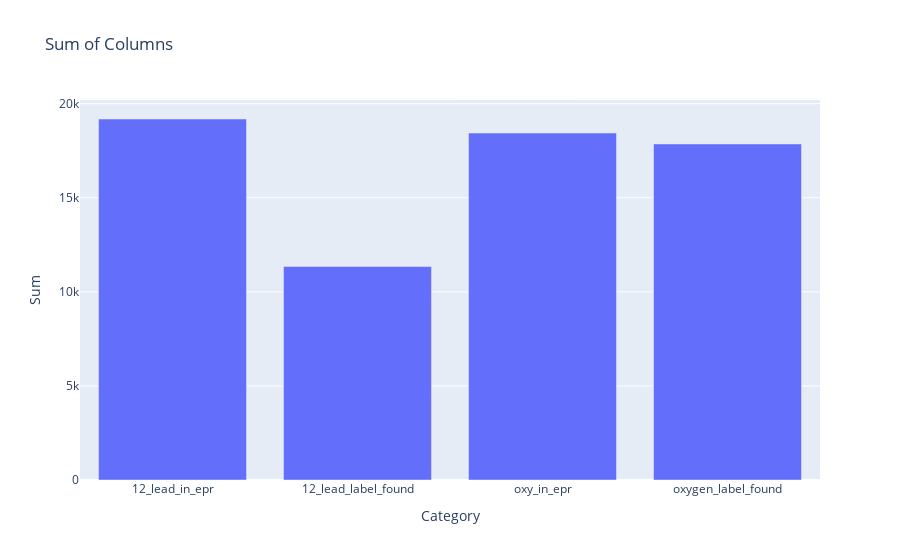

The notebook cell saved with this chart:
### Code cell
# bar_data is a pandas Series with index as labels and values as heights
fig = px.bar(
    x=bar_data.index,   # labels for the x-axis
    y=bar_data.values,  # values for the y-axis
    labels={'x': 'Category', 'y': 'Sum'},  # optional: axis labels
    title='Sum of Columns'
)
fig.show()

### Figure 1 — Plotly figure (JSON) as saved in the notebook; plotly's stock layout.template omitted (floating-point values rounded to 4 significant figures)
{"data": [{"hovertemplate": "Category=%{x}<br>Sum=%{y}<extra></extra>", "legendgroup": "", "marker": {"color": "#636efa", "pattern": {"shape": ""}}, "name": "", "orientation": "v", "showlegend": false, "textposition": "auto", "type": "bar", "x": ["12_lead_in_epr", "12_lead_label_found", "oxy_in_epr", "oxygen_label_found"], "xaxis": "x", "y": [19190.0, 11350.0, 18440.0, 17860.0], "yaxis": "y"}], "layout": {"barmode": "relative", "legend": {"tracegroupgap": 0}, "title": {"text": "Sum of Columns"}, "xaxis": {"anchor": "y", "domain": [0, 1], "title": {"text": "Category"}}, "yaxis": {"anchor": "x", "domain": [0, 1], "title": {"text": "Sum"}}}}
